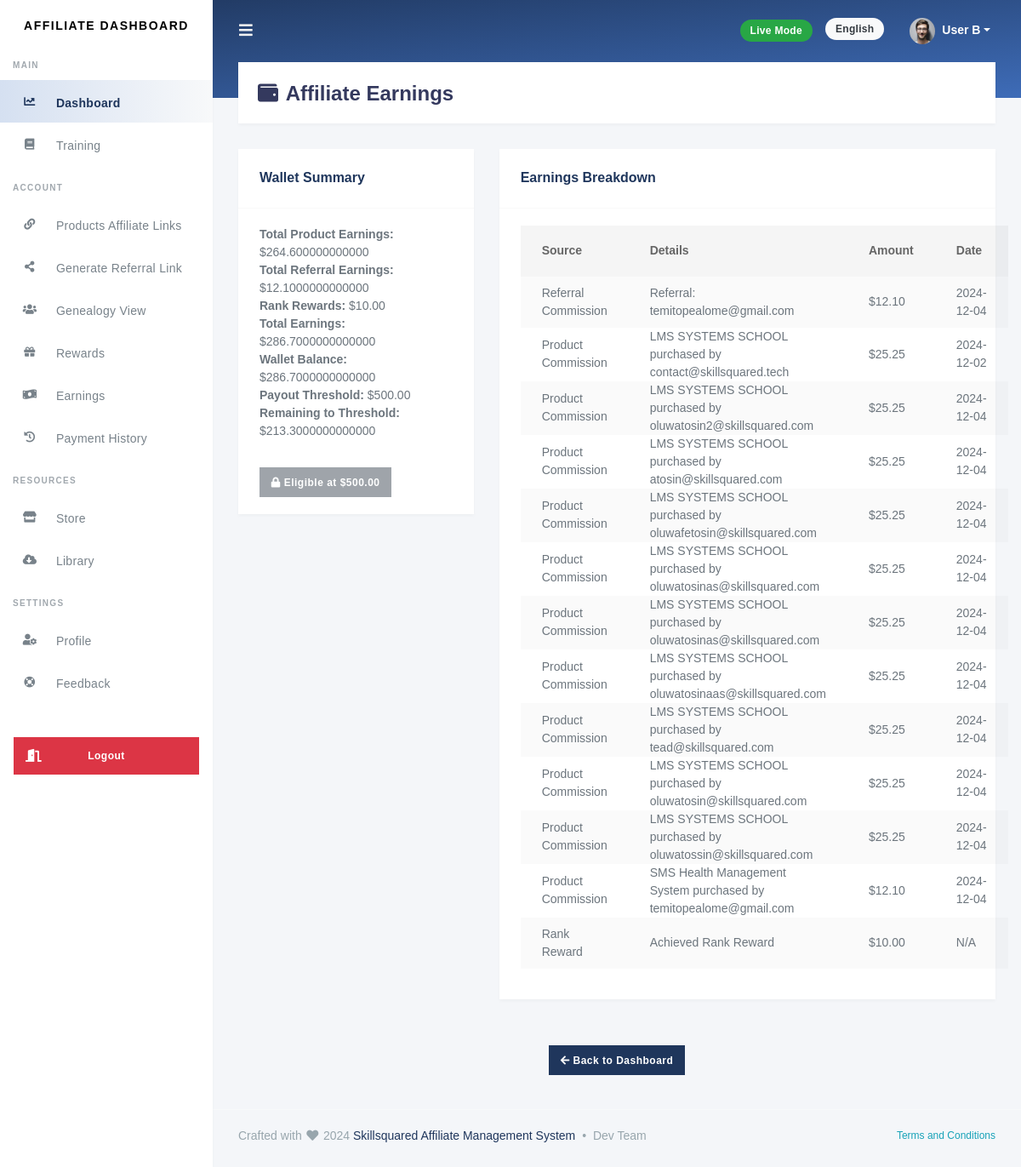
/affiliates/affiliate-earnings/ (signed in), run on the app's committed database.
### ranking/models.py (models this page shows, shortened)
class Rank(models.Model):
    title = models.CharField(max_length=100, unique=True)
    description = models.TextField(null=True, blank=True)
    logo = models.ImageField(upload_to='rank_logos/', null=True, blank=True)
    node_color = models.CharField(max_length=7, default="#000000")  # Hex color code
    min_personal_referrals = models.PositiveIntegerField(default=0)
    min_total_referrals = models.PositiveIntegerField(default=0)
    reward = models.DecimalField(max_digits=10, decimal_places=2, default=0.0)
    personal_referral_commission = models.DecimalField(max_digits=5, decimal_places=2, default=5.0)  # %
    initial_level_commission = models.DecimalField(max_digits=5, decimal_places=2, default=5.0)  # %
    renewal_level_commission = models.DecimalField(max_digits=5, decimal_places=2, default=5.0)  # %
    admin_note = models.TextField(null=True, blank=True)
    is_active = models.BooleanField(default=True)  # Rank visibility

### affiliates/models.py (models this page shows, shortened)
class BaseModel(models.Model):
    created_at = models.DateTimeField(auto_now_add=True)
    updated_at = models.DateTimeField(auto_now=True)
    class Meta:
        abstract = True

class Affiliate(BaseModel):
    user = models.OneToOneField(settings.AUTH_USER_MODEL, on_delete=models.CASCADE)
    commission_rate = models.DecimalField(max_digits=5, decimal_places=2, default=5.0)
    training_completed = models.BooleanField(default=False)
    referrals = models.PositiveIntegerField(default=0)
    payout_threshold = models.DecimalField(max_digits=10, decimal_places=2, default=50.0)
    referred_by = models.ForeignKey(
        'self', null=True, blank=True, on_delete=models.SET_NULL, related_name='referrals_downline'
    )
    objects = AffiliateManager()  # Attach custom manager

### referrals/models.py (models this page shows, shortened)
class Referral(models.Model):
    affiliate = models.ForeignKey('affiliates.Affiliate', on_delete=models.CASCADE)
    referred_user = models.OneToOneField(
        settings.AUTH_USER_MODEL, null=True, blank=True, on_delete=models.SET_NULL
    )
    product = models.ForeignKey(
        'products.Product', on_delete=models.CASCADE, null=True, blank=True
    )
    client_email = models.EmailField()
    referred_at = models.DateTimeField(auto_now_add=True)
    commission_earned = models.DecimalField(max_digits=10, decimal_places=2, default=0.0)

### products/models.py (models this page shows, shortened)
class ProductPurchase(models.Model):
    product = models.ForeignKey('Product', on_delete=models.CASCADE)
    affiliate = models.ForeignKey('affiliates.Affiliate', on_delete=models.SET_NULL, null=True, blank=True)
    client_email = models.EmailField()
    amount = models.DecimalField(max_digits=10, decimal_places=2)
    purchased_at = models.DateTimeField(auto_now_add=True)
    commission_earned = models.DecimalField(max_digits=10, decimal_places=2, default=0.0)
    paystack_reference = models.CharField(max_length=100, unique=True, null=True, blank=True)
    is_paid = models.BooleanField(default=False)

class Product(models.Model):
    CATEGORY_CHOICES = [
        ('health', 'Health'),
        ('e-commerce', 'E-Commerce'),
        ('cms', 'CMS'),
        ('legal', 'Legal'),
        ('education', 'Education'),
        ('others', 'Others'),
    ]
    name = models.CharField(max_length=255)
    description = models.TextField()
    price = models.DecimalField(max_digits=10, decimal_places=2, verbose_name="Default Price")
    default_commission = models.CharField(
        max_length=50,
        verbose_name="Default Commission",
        help_text="Comma-separated percentages, e.g., 5%, 2%",
        validators=[RegexValidator(r'^(\d+%,?)+$', 'Enter valid comma-separated percentages.')]
    )
    category = models.CharField(max_length=50, choices=CATEGORY_CHOICES, default='others')
    status = models.BooleanField(default=True, verbose_name="Active Status")
    sales_note = models.TextField(null=True, blank=True, help_text="Noted when sales occur")
    keywords = models.TextField(help_text="Keywords to describe the product for search optimization")
    image = models.ImageField(upload_to='products/', null=True, blank=True)
    created_at = models.DateTimeField(auto_now_add=True)
    updated_at = models.DateTimeField(auto_now=True)

### affiliates/views.py (the view)
# urls.py: path('affiliate-earnings/', affiliate_earnings, name='affiliate_earnings'),
@login_required
def affiliate_earnings(request):
    affiliate = request.user.affiliate
    referral_earnings = Referral.objects.filter(
        affiliate=affiliate, referred_user__isnull=False
    ).aggregate(total=Sum('commission_earned'))['total'] or 0
    product_earnings = ProductPurchase.objects.filter(
        affiliate=affiliate
    ).aggregate(total=Sum('commission_earned'))['total'] or 0
    rank_reward = (
        affiliate.rank.current_rank.reward
        if hasattr(affiliate, 'rank') and affiliate.rank.current_rank
        else 0
    )
    total_earnings = referral_earnings + product_earnings + rank_reward
    total_withdrawn = affiliate.payouts.aggregate(total=Sum('amount'))['total'] or 0
    wallet_balance = total_earnings - total_withdrawn
    payout_threshold = affiliate.payout_threshold
    remaining_to_threshold = max(0, payout_threshold - wallet_balance)
    eligible_for_payout = wallet_balance >= payout_threshold
    referrals = Referral.objects.filter(affiliate=affiliate, referred_user__isnull=False)
    product_purchases = ProductPurchase.objects.filter(affiliate=affiliate)
    return render(request, 'affiliates/earnings.html', {
        'total_product_earnings': product_earnings,
        'total_referral_earnings': referral_earnings,
        'rank_reward': rank_reward,
        'total_earnings': total_earnings,
        'wallet_balance': wallet_balance,
        'payout_threshold': payout_threshold,
        'remaining_to_threshold': remaining_to_threshold,
        'eligible_for_payout': eligible_for_payout,
        'referrals': referrals,
        'product_purchases': product_purchases,
    })

### templates/affiliates/earnings.html (shortened to what this page needs)
{% extends 'base.html' %}
{% load static %}
{% block content %}
<div class="section-header">
    <h1><i class="fa fa-fw fa-wallet"></i> Affiliate Earnings</h1>
</div>
<div class="section-body">
    <div class="row">
        <div class="col-md-4">
            <div class="card">
                <div class="card-header">
                    <h4>Wallet Summary</h4>
                </div>
                <div class="card-body">
                    <ul class="list-unstyled">
                        <li><strong>Total Product Earnings:</strong> ${{ total_product_earnings }}</li>
                        <li><strong>Total Referral Earnings:</strong> ${{ total_referral_earnings }}</li>
                        <li><strong>Rank Rewards:</strong> ${{ rank_reward }}</li>
                        <li><strong>Total Earnings:</strong> ${{ total_earnings }}</li>
                        <li><strong>Wallet Balance:</strong> ${{ wallet_balance }}</li>
                        <li><strong>Payout Threshold:</strong> ${{ payout_threshold }}</li>
                        <li><strong>Remaining to Threshold:</strong> ${{ remaining_to_threshold }}</li>
                    </ul>
                    {% if eligible_for_payout %}
                        <a href="{% url 'withdraw_request' %}" class="btn btn-success mt-3">
                            <i class="fa fa-money-bill-wave"></i> Request Payment
                        </a>
                    {% else %}
                        <button class="btn btn-secondary mt-3" disabled>
                            <i class="fa fa-lock"></i> Eligible at ${{ payout_threshold }}
                        </button>
                    {% endif %}
                </div>
            </div>
        </div>
        <div class="col-md-8">
            <div class="card">
                <div class="card-header">
                    <h4>Earnings Breakdown</h4>
                </div>
                <div class="card-body">
                    <table class="table table-striped">
                        <thead>
                            <tr>
                                <th>Source</th>
                                <th>Details</th>
                                <th>Amount</th>
                                <th>Date</th>
                            </tr>
                        </thead>
                        <tbody>
                            {% for referral in referrals %}
                                <tr>
                                    <td>Referral Commission</td>
                                    <td>Referral: {{ referral.client_email }}</td>
                                    <td>${{ referral.commission_earned }}</td>
                                    <td>{{ referral.referred_at|date:"Y-m-d" }}</td>
                                </tr>
                            {% endfor %}
                            {% for purchase in product_purchases %}
                                <tr>
                                    <td>Product Commission</td>
                                    <td>{{ purchase.product.name }} purchased by {{ purchase.client_email }}</td>
                                    <td>${{ purchase.commission_earned }}</td>
                                    <td>{{ purchase.purchased_at|date:"Y-m-d" }}</td>
                                </tr>
                            {% endfor %}
                            {% if rank_reward %}
                                <tr>
                                    <td>Rank Reward</td>
                                    <td>Achieved Rank Reward</td>
                                    <td>${{ rank_reward }}</td>
                                    <td>N/A</td>
                                </tr>
                            {% endif %}
                        </tbody>
                    </table>
                </div>
            </div>
        </div>
    </div>
    <div class="row mt-4">
        <div class="col-md-12 text-center">
            <a href="{% url 'affiliate_dashboard' %}" class="btn btn-primary">
                <i class="fa fa-arrow-left"></i> Back to Dashboard
            </a>
        </div>
    </div>
</div>
{% endblock %}

### static/css/custom.css (style rules this page uses)
::placeholder { font-size: 0.9em; font-family: "Segoe UI", "Georgia", "Helvetica", Arial; color: #bebebe !important; }

### data on the page
Rank: reward "10.00"
Affiliate: payout_threshold "500.00"
Referral: client_email "temitopealome@gmail.com", commission_earned "12.10", referred_at "2024-12-04"
ProductPurchase: product.name "LMS SYSTEMS SCHOOL", client_email "contact@skillsquared.tech", commission_earned "25.25", purchased_at "2024-12-02"
ProductPurchase: product.name "LMS SYSTEMS SCHOOL", client_email "oluwatosin2@skillsquared.com", commission_earned "25.25", purchased_at "2024-12-04"
ProductPurchase: product.name "LMS SYSTEMS SCHOOL", client_email "atosin@skillsquared.com", commission_earned "25.25", purchased_at "2024-12-04"
ProductPurchase: product.name "LMS SYSTEMS SCHOOL", client_email "oluwafetosin@skillsquared.com", commission_earned "25.25", purchased_at "2024-12-04"
ProductPurchase: product.name "LMS SYSTEMS SCHOOL", client_email "oluwatosinas@skillsquared.com", commission_earned "25.25", purchased_at "2024-12-04"
ProductPurchase: product.name "LMS SYSTEMS SCHOOL", client_email "oluwatosinas@skillsquared.com", commission_earned "25.25", purchased_at "2024-12-04"
ProductPurchase: product.name "LMS SYSTEMS SCHOOL", client_email "oluwatosinaas@skillsquared.com", commission_earned "25.25", purchased_at "2024-12-04"
ProductPurchase: product.name "LMS SYSTEMS SCHOOL", client_email "tead@skillsquared.com", commission_earned "25.25", purchased_at "2024-12-04"
ProductPurchase: product.name "LMS SYSTEMS SCHOOL", client_email "oluwatosin@skillsquared.com", commission_earned "25.25", purchased_at "2024-12-04"
ProductPurchase: product.name "LMS SYSTEMS SCHOOL", client_email "oluwatossin@skillsquared.com", commission_earned "25.25", purchased_at "2024-12-04"
ProductPurchase: product.name "SMS Health Management System", client_email "temitopealome@gmail.com", commission_earned "12.10", purchased_at "2024-12-04"

### other printed values
{{ total_product_earnings }} "264.600000000000"
{{ total_referral_earnings }} "12.1000000000000"
{{ total_earnings }} "286.7000000000000"
{{ wallet_balance }} "286.7000000000000"
{{ remaining_to_threshold }} "213.3000000000000"
